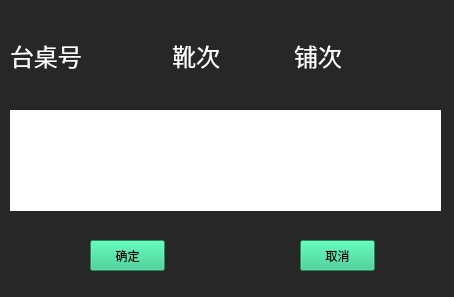
<?xml version="1.0" encoding="UTF-8"?>
<ui version="4.0">
 <class>Form</class>
 <widget class="QWidget" name="Form">
  <property name="geometry">
   <rect>
    <x>0</x>
    <y>0</y>
    <width>454</width>
    <height>297</height>
   </rect>
  </property>
  <property name="windowTitle">
   <string>Form</string>
  </property>
  <property name="styleSheet">
   <string notr="true">background-color: rgb(39, 39, 39);</string>
  </property>
  <widget class="QLabel" name="label_result">
   <property name="geometry">
    <rect>
     <x>10</x>
     <y>110</y>
     <width>431</width>
     <height>101</height>
    </rect>
   </property>
   <property name="font">
    <font>
     <family>方正粗黑宋简体</family>
     <pointsize>40</pointsize>
    </font>
   </property>
   <property name="styleSheet">
    <string notr="true">background-color: rgb(255, 255, 255);
color: rgb(170, 0, 0);</string>
   </property>
   <property name="text">
    <string/>
   </property>
   <property name="alignment">
    <set>Qt::AlignCenter</set>
   </property>
  </widget>
  <widget class="QPushButton" name="pu_enter">
   <property name="geometry">
    <rect>
     <x>90</x>
     <y>240</y>
     <width>75</width>
     <height>31</height>
    </rect>
   </property>
   <property name="focusPolicy">
    <enum>Qt::NoFocus</enum>
   </property>
   <property name="styleSheet">
    <string notr="true">background-color: rgb(40, 197, 132);</string>
   </property>
   <property name="text">
    <string>确定</string>
   </property>
  </widget>
  <widget class="QPushButton" name="pu_cancel">
   <property name="geometry">
    <rect>
     <x>300</x>
     <y>240</y>
     <width>75</width>
     <height>31</height>
    </rect>
   </property>
   <property name="focusPolicy">
    <enum>Qt::NoFocus</enum>
   </property>
   <property name="styleSheet">
    <string notr="true">background-color: rgb(40, 197, 132);</string>
   </property>
   <property name="text">
    <string>取消</string>
   </property>
   <property name="shortcut">
    <string>Esc</string>
   </property>
  </widget>
  <widget class="QWidget" name="layoutWidget">
   <property name="geometry">
    <rect>
     <x>10</x>
     <y>40</y>
     <width>416</width>
     <height>31</height>
    </rect>
   </property>
   <layout class="QHBoxLayout" name="horizontalLayout">
    <item>
     <widget class="QLabel" name="label_2">
      <property name="font">
       <font>
        <family>方正粗黑宋简体</family>
        <pointsize>18</pointsize>
       </font>
      </property>
      <property name="styleSheet">
       <string notr="true">color: rgb(255, 255, 255);</string>
      </property>
      <property name="text">
       <string>台桌号</string>
      </property>
     </widget>
    </item>
    <item>
     <widget class="QLabel" name="label_desk_id">
      <property name="font">
       <font>
        <family>方正粗黑宋简体</family>
        <pointsize>18</pointsize>
       </font>
      </property>
      <property name="styleSheet">
       <string notr="true">color: rgb(255, 255, 0);</string>
      </property>
      <property name="text">
       <string/>
      </property>
     </widget>
    </item>
    <item>
     <widget class="QLabel" name="label_3">
      <property name="font">
       <font>
        <family>方正粗黑宋简体</family>
        <pointsize>18</pointsize>
       </font>
      </property>
      <property name="styleSheet">
       <string notr="true">color: rgb(255, 255, 255);</string>
      </property>
      <property name="text">
       <string>靴次</string>
      </property>
      <property name="alignment">
       <set>Qt::AlignRight|Qt::AlignTrailing|Qt::AlignVCenter</set>
      </property>
     </widget>
    </item>
    <item>
     <widget class="QLabel" name="label_boot">
      <property name="font">
       <font>
        <family>方正粗黑宋简体</family>
        <pointsize>18</pointsize>
       </font>
      </property>
      <property name="styleSheet">
       <string notr="true">color: rgb(255, 255, 0);</string>
      </property>
      <property name="text">
       <string/>
      </property>
     </widget>
    </item>
    <item>
     <widget class="QLabel" name="label_4">
      <property name="font">
       <font>
        <family>方正粗黑宋简体</family>
        <pointsize>18</pointsize>
       </font>
      </property>
      <property name="styleSheet">
       <string notr="true">color: rgb(255, 255, 255);</string>
      </property>
      <property name="text">
       <string>铺次</string>
      </property>
     </widget>
    </item>
    <item>
     <widget class="QLabel" name="label_pave">
      <property name="font">
       <font>
        <family>方正粗黑宋简体</family>
        <pointsize>18</pointsize>
       </font>
      </property>
      <property name="styleSheet">
       <string notr="true">color: rgb(255, 255, 0);</string>
      </property>
      <property name="text">
       <string/>
      </property>
     </widget>
    </item>
   </layout>
  </widget>
 </widget>
 <resources/>
 <connections/>
</ui>
